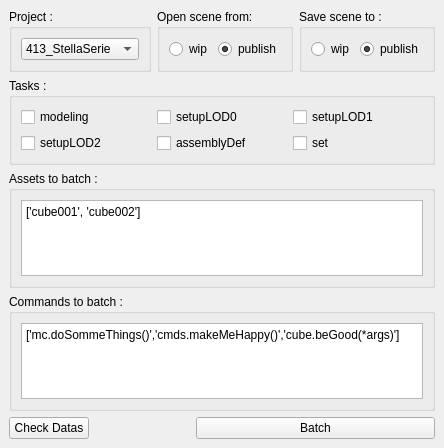
<?xml version="1.0" encoding="UTF-8"?>
<ui version="4.0">
 <class>MainWindow</class>
 <widget class="QDockWidget" name="MainWindow">
  <property name="geometry">
   <rect>
    <x>0</x>
    <y>0</y>
    <width>411</width>
    <height>448</height>
   </rect>
  </property>
  <property name="minimumSize">
   <size>
    <width>411</width>
    <height>448</height>
   </size>
  </property>
  <property name="windowTitle">
   <string>DockWidget</string>
  </property>
  <widget class="QWidget" name="dockWidgetContents">
   <layout class="QVBoxLayout" name="verticalLayout_2">
    <item>
     <layout class="QHBoxLayout" name="layout_projectSetings">
      <item>
       <widget class="QGroupBox" name="groupBox_project">
        <property name="title">
         <string>Project :</string>
        </property>
        <property name="flat">
         <bool>false</bool>
        </property>
        <layout class="QVBoxLayout" name="verticalLayout">
         <item>
          <widget class="QComboBox" name="combo_project">
           <item>
            <property name="text">
             <string>413_StellaSerie</string>
            </property>
           </item>
          </widget>
         </item>
        </layout>
       </widget>
      </item>
      <item>
       <widget class="QGroupBox" name="groupBox_openScene">
        <property name="title">
         <string>Open scene from:</string>
        </property>
        <property name="flat">
         <bool>false</bool>
        </property>
        <layout class="QHBoxLayout" name="horizontalLayout_5">
         <item>
          <layout class="QHBoxLayout" name="layout_openScene">
           <item>
            <widget class="QRadioButton" name="radio_openScene_wip">
             <property name="text">
              <string>wip</string>
             </property>
            </widget>
           </item>
           <item>
            <widget class="QRadioButton" name="radio_openScene_publish">
             <property name="text">
              <string>publish</string>
             </property>
             <property name="checked">
              <bool>true</bool>
             </property>
            </widget>
           </item>
          </layout>
         </item>
        </layout>
       </widget>
      </item>
      <item>
       <widget class="QGroupBox" name="groupBox_saveScene">
        <property name="title">
         <string>Save scene to :</string>
        </property>
        <property name="flat">
         <bool>false</bool>
        </property>
        <layout class="QHBoxLayout" name="horizontalLayout_8">
         <item>
          <layout class="QHBoxLayout" name="layout_saveScene">
           <item>
            <widget class="QRadioButton" name="radio_saveScene_wip">
             <property name="text">
              <string>wip</string>
             </property>
            </widget>
           </item>
           <item>
            <widget class="QRadioButton" name="radio_saveScene_publish">
             <property name="text">
              <string>publish</string>
             </property>
             <property name="checked">
              <bool>true</bool>
             </property>
            </widget>
           </item>
          </layout>
         </item>
        </layout>
       </widget>
      </item>
     </layout>
    </item>
    <item>
     <widget class="QGroupBox" name="groupBox_tasks">
      <property name="title">
       <string>Tasks :</string>
      </property>
      <property name="flat">
       <bool>false</bool>
      </property>
      <layout class="QHBoxLayout" name="horizontalLayout_3">
       <item>
        <layout class="QGridLayout" name="gridLayout_tasks">
         <item row="0" column="2">
          <widget class="QCheckBox" name="checkBox_setupLOD1">
           <property name="text">
            <string>setupLOD1</string>
           </property>
          </widget>
         </item>
         <item row="0" column="1">
          <widget class="QCheckBox" name="checkBox_setupLOD0">
           <property name="text">
            <string>setupLOD0</string>
           </property>
          </widget>
         </item>
         <item row="0" column="0">
          <widget class="QCheckBox" name="checkBox_modeling">
           <property name="text">
            <string>modeling</string>
           </property>
          </widget>
         </item>
         <item row="1" column="0">
          <widget class="QCheckBox" name="checkBox_setupLOD2">
           <property name="text">
            <string>setupLOD2</string>
           </property>
          </widget>
         </item>
         <item row="1" column="1">
          <widget class="QCheckBox" name="checkBox_assemblyDef">
           <property name="text">
            <string>assemblyDef</string>
           </property>
          </widget>
         </item>
         <item row="1" column="2">
          <widget class="QCheckBox" name="checkBox_set">
           <property name="text">
            <string>set</string>
           </property>
          </widget>
         </item>
        </layout>
       </item>
      </layout>
     </widget>
    </item>
    <item>
     <widget class="QGroupBox" name="groupBox_assets">
      <property name="title">
       <string>Assets to batch :</string>
      </property>
      <property name="flat">
       <bool>false</bool>
      </property>
      <layout class="QVBoxLayout" name="verticalLayout_5">
       <item>
        <widget class="QPlainTextEdit" name="textedit_asset_list">
         <property name="plainText">
          <string>['cube001', 'cube002']</string>
         </property>
        </widget>
       </item>
      </layout>
     </widget>
    </item>
    <item>
     <widget class="QGroupBox" name="groupBox_cmds">
      <property name="title">
       <string>Commands to batch :</string>
      </property>
      <property name="flat">
       <bool>false</bool>
      </property>
      <layout class="QVBoxLayout" name="verticalLayout_4">
       <item>
        <widget class="QPlainTextEdit" name="textEdit_cmds">
         <property name="plainText">
          <string>['mc.doSommeThings()','cmds.makeMeHappy()','cube.beGood(*args)']</string>
         </property>
        </widget>
       </item>
      </layout>
     </widget>
    </item>
    <item>
     <layout class="QHBoxLayout" name="layout_end_button">
      <item>
       <widget class="QPushButton" name="button_dataCheck">
        <property name="text">
         <string>Check Datas</string>
        </property>
       </widget>
      </item>
      <item>
       <spacer name="spacer_end_button">
        <property name="orientation">
         <enum>Qt::Horizontal</enum>
        </property>
        <property name="sizeHint" stdset="0">
         <size>
          <width>40</width>
          <height>20</height>
         </size>
        </property>
       </spacer>
      </item>
      <item>
       <widget class="QPushButton" name="button_batch">
        <property name="text">
         <string>                              Batch                              </string>
        </property>
       </widget>
      </item>
     </layout>
    </item>
   </layout>
  </widget>
 </widget>
 <resources/>
 <connections/>
</ui>
